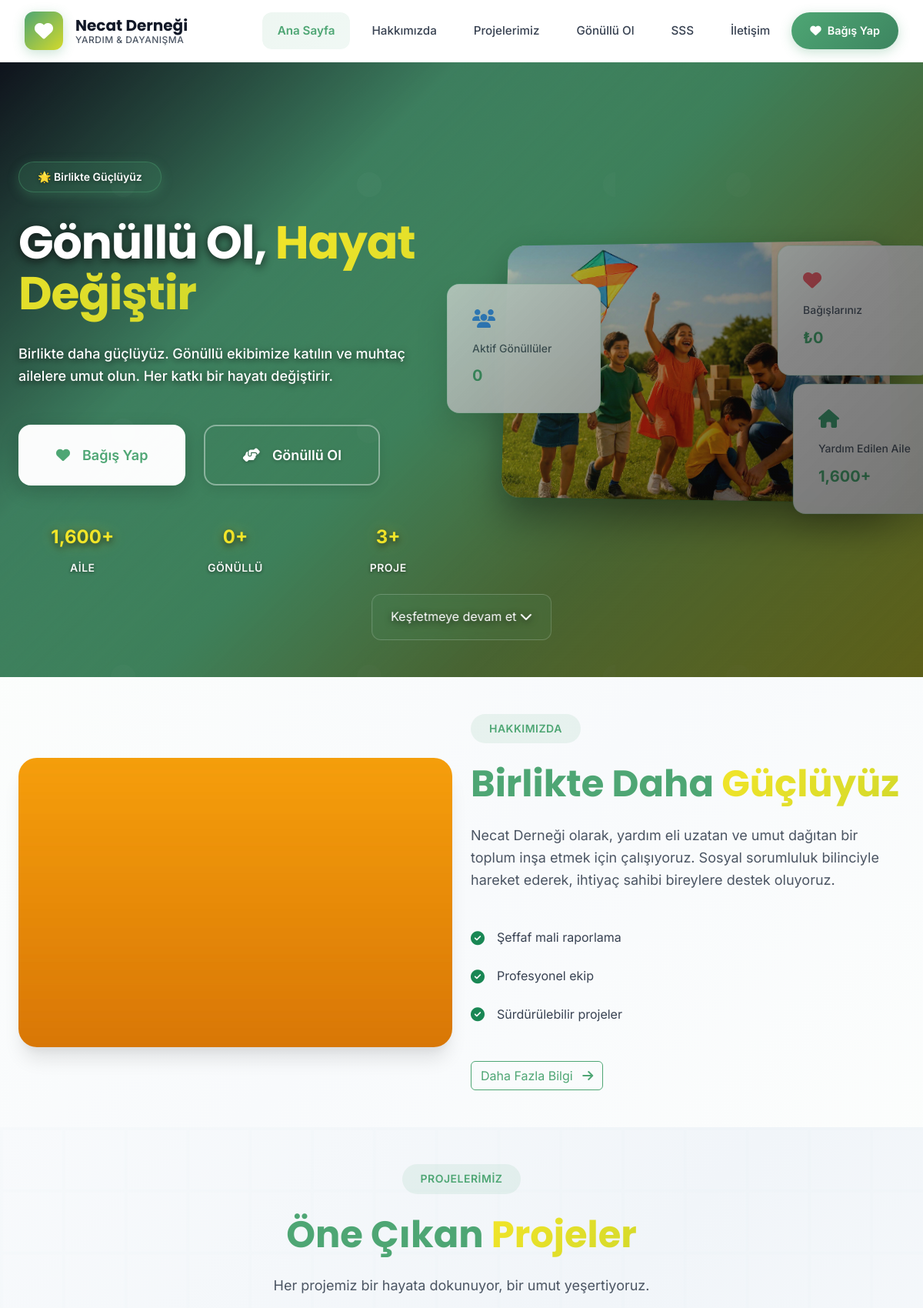
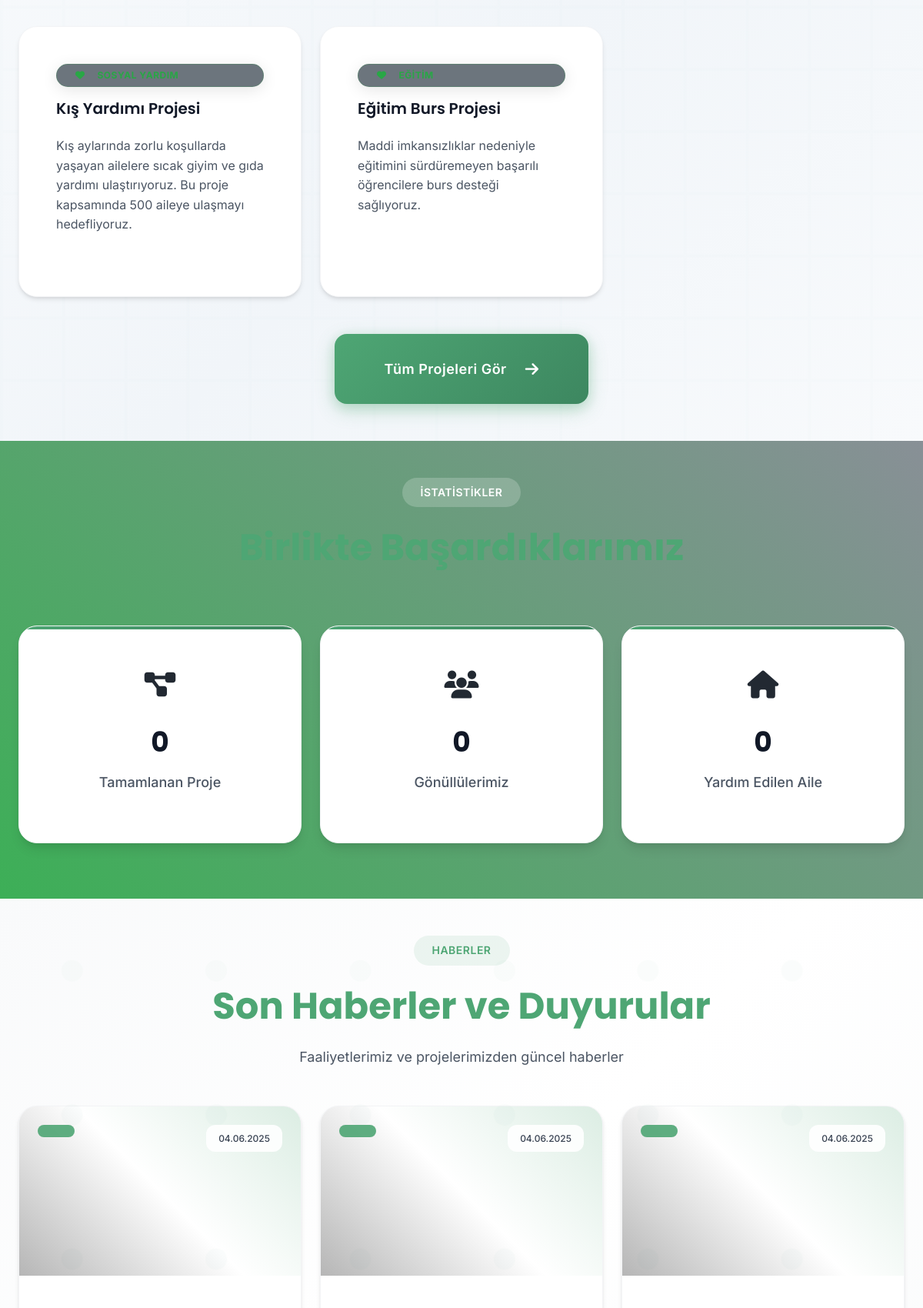
The page / (upper part) on the database its author committed (2 pictures, top to bottom).
### tables this page shows
CREATE TABLE `projects` (
  `id` int(11) NOT NULL AUTO_INCREMENT,
  `title` varchar(200) NOT NULL,
  `slug` varchar(200) NOT NULL,
  `short_description` text DEFAULT NULL,
  `description` text NOT NULL,
  `image` varchar(255) DEFAULT NULL,
  `gallery` text DEFAULT NULL,
  `target_amount` decimal(10,2) DEFAULT NULL,
  `collected_amount` decimal(10,2) DEFAULT 0.00,
  `start_date` date DEFAULT NULL,
  `end_date` date DEFAULT NULL,
  `status` enum('planning','active','completed','paused') NOT NULL DEFAULT 'planning',
  `category` varchar(50) DEFAULT NULL,
  `location` varchar(100) DEFAULT NULL,
  `beneficiaries` int(11) DEFAULT NULL,
  `is_featured` tinyint(1) NOT NULL DEFAULT 0,
  `sort_order` int(11) NOT NULL DEFAULT 0,
  `created_at` timestamp NOT NULL DEFAULT CURRENT_TIMESTAMP,
  `updated_at` timestamp NOT NULL DEFAULT CURRENT_TIMESTAMP ON UPDATE CURRENT_TIMESTAMP,
  PRIMARY KEY (`id`),
  UNIQUE KEY `slug` (`slug`),
  KEY `status` (`status`),
  KEY `category` (`category`),
  KEY `is_featured` (`is_featured`)
);

CREATE TABLE IF NOT EXISTS `news` (
  `id` int NOT NULL AUTO_INCREMENT,
  `title` varchar(200) NOT NULL,
  `slug` varchar(200) NOT NULL,
  `content` text NOT NULL,
  `excerpt` text,
  `featured_image` varchar(255) DEFAULT NULL,
  `status` enum('draft','published','archived') NOT NULL DEFAULT 'draft',
  `type` enum('news','press','announcement') NOT NULL DEFAULT 'news',
  `is_featured` tinyint(1) NOT NULL DEFAULT '0',
  `author_id` int DEFAULT NULL,
  `views` int NOT NULL DEFAULT '0',
  `created_at` timestamp NOT NULL DEFAULT CURRENT_TIMESTAMP,
  `updated_at` timestamp NOT NULL DEFAULT CURRENT_TIMESTAMP ON UPDATE CURRENT_TIMESTAMP,
  PRIMARY KEY (`id`),
  UNIQUE KEY `slug` (`slug`),
  KEY `status` (`status`),
  KEY `type` (`type`),
  KEY `is_featured` (`is_featured`),
  KEY `created_at` (`created_at`)
);

### includes/functions.php (called while the page is built, shortened)
<?php
function clean_output($text) {
    return htmlspecialchars($text, ENT_QUOTES, 'UTF-8');
}
?>

### pages/home.php (the view, shortened to what this page needs)
<?php
try {
    $stmt = $pdo->prepare("SELECT * FROM projects WHERE is_featured = 1 AND status = 'active' ORDER BY sort_order ASC LIMIT 3");
    $stmt->execute();
    $featured_projects = $stmt->fetchAll();
} catch (PDOException $e) {
    $featured_projects = [];
}
try {
    $stmt = $pdo->prepare("SELECT * FROM news WHERE status = 'published' ORDER BY created_at DESC LIMIT 3");
    $stmt->execute();
    $recent_news = $stmt->fetchAll();
} catch (PDOException $e) {
    $recent_news = [];
}
try {
    $stmt = $pdo->prepare("SELECT SUM(collected_amount) as total FROM projects WHERE status IN ('active', 'completed')");
    $stmt->execute();
    $total_donations = $stmt->fetchColumn() ?: 0;
    $stmt = $pdo->prepare("SELECT COUNT(*) FROM projects WHERE status IN ('active', 'completed')");
    $stmt->execute();
    $total_projects = $stmt->fetchColumn() ?: 0;
    $stmt = $pdo->prepare("SELECT COUNT(*) FROM volunteer_applications WHERE status = 'approved'");
    $stmt->execute();
    $total_volunteers = $stmt->fetchColumn() ?: 0;
    $stmt = $pdo->prepare("SELECT SUM(beneficiaries) as total FROM projects WHERE status IN ('active', 'completed') AND beneficiaries IS NOT NULL");
    $stmt->execute();
    $total_families = $stmt->fetchColumn() ?: 0;
} catch (PDOException $e) {
    $total_donations = 0;
    $total_projects = 0;
    $total_volunteers = 0;
    $total_families = 0;
} catch (PDOException $e) {
    $total_donations = 0;
    $total_projects = 0;
    $total_volunteers = 0;
    $total_families = 0;
    $site_settings = [];
}
?>
<section class="hero-modern">
    <div class="hero-bg-overlay"></div>
    <div class="container">
        <div class="row min-vh-100 align-items-center">
            <div class="col-lg-6">
                <div class="hero-content">
                    <span class="hero-badge">🌟 Birlikte Güçlüyüz</span>
                    <h1 class="hero-title">
                        Gönüllü Ol,
                        <span class="text-gradient">Hayat Değiştir</span>
                    </h1>
                    <p class="hero-subtitle">
                        Birlikte daha güçlüyüz. Gönüllü ekibimize katılın ve
                        muhtaç ailelere umut olun. Her katkı bir hayatı değiştirir.
                    </p>
                    <div class="hero-actions">
                        <a href="index.php?page=donate" class="btn btn-hero-primary">
                            <i class="fas fa-heart"></i>
                            Bağış Yap
                        </a>
                        <a href="index.php?page=volunteer" class="btn btn-hero-secondary">
                            <i class="fas fa-hands-helping"></i>
                            Gönüllü Ol
                        </a>
                    </div>
                    <div class="hero-stats">
                        <div class="stat-item">
                            <span class="stat-number"><?= number_format($total_families) ?>+</span>
                            <span class="stat-label">Aile</span>
                        </div>
                        <div class="stat-item">
                            <span class="stat-number"><?= number_format($total_volunteers) ?>+</span>
                            <span class="stat-label">Gönüllü</span>
                        </div>
                        <div class="stat-item">
                            <span class="stat-number"><?= $total_projects ?>+</span>
                            <span class="stat-label">Proje</span>
                        </div>
                    </div>
                </div>
            </div>
            <div class="col-lg-6">
                <div class="hero-image">
                    <div class="floating-card card-1">
                        <i class="fas fa-heart text-danger"></i>
                        <span>Bağışlarınız</span>
                        <strong>₺<?= number_format($total_donations) ?></strong>
                    </div>
                    <div class="floating-card card-2">
                        <i class="fas fa-users text-primary"></i>
                        <span>Aktif Gönüllüler</span>
                        <strong><?= $total_volunteers ?></strong>
                    </div>
                    <div class="floating-card card-3">
                        <i class="fas fa-home text-success"></i>
                        <span>Yardım Edilen Aile</span>
                        <strong><?= number_format($total_families) ?>+</strong>
                    </div>
                    <div class="hero-image-container">
                        <img src="uploads/images/hero/hero-image.jpg"
                             alt="Necat Derneği - Birlikte güçlü bir toplum için çalışan gönüllüler ve yardım faaliyetleri"
                             class="hero-main-image"
                             loading="eager"
                             decoding="async"
                             width="1536"
                             height="1024">
                    </div>
                </div>
            </div>
        </div>
    </div>
    <div class="hero-scroll-indicator">
        <span>Keşfetmeye devam et</span>
        <i class="fas fa-chevron-down"></i>
    </div>
</section>
<section class="about-preview py-5">
    <div class="container">
        <div class="row align-items-center">
            <div class="col-lg-6 mb-4 mb-lg-0">
                <div class="about-image-container">
                </div>
            </div>
            <div class="col-lg-6">
                <div class="about-content">
                    <span class="section-badge">Hakkımızda</span>
                    <h2 class="section-title">
                        Birlikte Daha
                        <span class="text-gradient">Güçlüyüz</span>
                    </h2>
                    <p class="section-description">
                        Necat Derneği olarak, yardım eli uzatan ve umut dağıtan bir toplum
                        inşa etmek için çalışıyoruz. Sosyal sorumluluk bilinciyle hareket
                        ederek, ihtiyaç sahibi bireylere destek oluyoruz.
                    </p>
                    <div class="about-features">
                        <div class="about-feature">
                            <i class="fas fa-check-circle text-success"></i>
                            <span>Şeffaf mali raporlama</span>
                        </div>
                        <div class="about-feature">
                            <i class="fas fa-check-circle text-success"></i>
                            <span>Profesyonel ekip</span>
                        </div>
                        <div class="about-feature">
                            <i class="fas fa-check-circle text-success"></i>
                            <span>Sürdürülebilir projeler</span>
                        </div>
                    </div>
                    <a href="index.php?page=about" class="btn btn-outline-primary">
                        Daha Fazla Bilgi
                        <i class="fas fa-arrow-right ms-2"></i>
                    </a>
                </div>
            </div>
        </div>
    </div>
</section>
<section class="projects-section py-5 bg-light">
    <div class="container">
        <div class="row mb-5">
            <div class="col-12 text-center">
                <span class="section-badge">Projelerimiz</span>
                <h2 class="section-title">
                    Öne Çıkan
                    <span class="text-gradient">Projeler</span>
                </h2>
                <p class="section-description mx-auto">
                    Her projemiz bir hayata dokunuyor, bir umut yeşertiyoruz.
                </p>
            </div>
        </div>
        <div class="row">
            <?php if (!empty($featured_projects)): ?>
                <?php foreach ($featured_projects as $project): ?>
                <div class="col-lg-4 col-md-6 mb-4">
                    <div class="project-card">
                        <div class="project-content">
                            <span class="project-category badge bg-success mb-3">
                                <i class="fas fa-heart me-2"></i>
                            </span>
                            <h3><?= clean_output($project['title']) ?></h3>
                            <p><?= clean_output($project['description']) ?></p>
                        </div>
                    </div>
                </div>
                <?php endforeach; ?>
            <?php endif; ?>
        </div>
        <div class="text-center mt-4">
            <a href="index.php?page=projects" class="btn btn-primary btn-lg projects-view-all-btn">
                Tüm Projeleri Gör
                <i class="fas fa-arrow-right ms-2"></i>
            </a>
        </div>
    </div>
</section>
<section class="stats-section py-5">
    <div class="container">
        <div class="row">
            <div class="col-12 text-center mb-5">
                <span class="section-badge text-white">İstatistikler</span>
                <h2 class="section-title text-white">
                </h2>
            </div>
        </div>
        <div class="row">
            <div class="col-lg-4 col-md-6 mb-4">
                <div class="stat-card">
                    <div class="stat-icon">
                        <i class="fas fa-project-diagram"></i>
                    </div>
                    <div class="stat-content">
                        <h3 class="stat-number" data-target="<?= $total_projects ?>">0</h3>
                        <p class="stat-label">Tamamlanan Proje</p>
                    </div>
                </div>
            </div>
            <div class="col-lg-4 col-md-6 mb-4">
                <div class="stat-card">
                    <div class="stat-icon">
                        <i class="fas fa-users"></i>
                    </div>
                    <div class="stat-content">
                        <h3 class="stat-number" data-target="<?= $total_volunteers ?>">0</h3>
                        <p class="stat-label">Gönüllülerimiz</p>
                    </div>
                </div>
            </div>
            <div class="col-lg-4 col-md-6 mb-4">
                <div class="stat-card">
                    <div class="stat-icon">
                        <i class="fas fa-home"></i>
                    </div>
                    <div class="stat-content">
                        <h3 class="stat-number" data-target="<?= $total_families ?>">0</h3>
                        <p class="stat-label">Yardım Edilen Aile</p>
                    </div>
                </div>
            </div>
        </div>
    </div>
</section>
<?php if (!empty($recent_news)): ?>
<section class="news-section py-5 bg-light">
    <div class="container">
        <div class="row mb-5">
            <div class="col-12 text-center">
                <span class="section-badge">Haberler</span>
                <h2 class="section-title">Son Haberler ve Duyurular</h2>
                <p class="section-subtitle">Faaliyetlerimiz ve projelerimizden güncel haberler</p>
            </div>
        </div>
        <div class="row">
            <?php foreach ($recent_news as $news): ?>
            <div class="col-lg-4 col-md-6 mb-4">
                <article class="news-card">
                    <div class="news-image">
                        <div class="news-overlay">
                            <span class="news-category">
                            </span>
                            <span class="news-date">
                                <?= date('d.m.Y', strtotime($news['created_at'])) ?>
                            </span>
                        </div>
                    </div>
                    <div class="news-content">
                    </div>
                </article>
            </div>
            <?php endforeach; ?>
        </div>
    </div>
</section>
<?php endif; ?>

### includes/header.php (style rules this page uses)
:root { --primary-color: #4EA674; --primary-dark: #3d8560; --primary-light: #6bb896; --secondary-color: #D3D92B; --accent-color: #F2E529; --white: #ffffff; --gray-50: #f9fafb; --gray-100: #f3f4f6; --gray-200: #e5e7eb; --gray-300: #d1d5db; --gray-600: #525252; --gray-700: #404040; --gray-800: #262626; --gray-900: #0D0D0D; --shadow-lg: 0 10px 15px -3px rgba(0, 0, 0, 0.1), 0 4px 6px -2px rgba(0, 0, 0, 0.05); --shadow-xl: 0 20px 25px -5px rgba(0, 0, 0, 0.1), 0 10px 10px -5px rgba(0, 0, 0, 0.04); --transition-fast: all 0.15s cubic-bezier(0.4, 0, 0.2, 1); --transition-base: all 0.3s cubic-bezier(0.4, 0, 0.2, 1); --radius-lg: 0.75rem; --radius-xl: 1rem; --radius-full: 9999px; }
* { margin: 0; padding: 0; box-sizing: border-box; }
body { font-family: 'Inter', -apple-system, BlinkMacSystemFont, sans-serif; padding-top: 80px; }

### includes/footer.php (style rules this page uses)
:root { --primary-color: #4EA674; --primary-dark: #3d8560; --primary-light: #6bb896; --secondary-color: #D3D92B; --secondary-dark: #bac325; --accent-color: #F2E529; --white: #ffffff; --gray-50: #f9fafb; --gray-100: #f3f4f6; --gray-200: #e5e7eb; --gray-300: #d1d5db; --gray-400: #9ca3af; --gray-500: #6b7280; --gray-600: #4b5563; --gray-700: #374151; --gray-800: #1f2937; --gray-900: #111827; --shadow-lg: 0 10px 15px -3px rgba(0, 0, 0, 0.1), 0 4px 6px -2px rgba(0, 0, 0, 0.05); --shadow-xl: 0 20px 25px -5px rgba(0, 0, 0, 0.1), 0 10px 10px -5px rgba(0, 0, 0, 0.04); --transition-fast: all 0.15s cubic-bezier(0.4, 0, 0.2, 1); --transition-base: all 0.3s cubic-bezier(0.4, 0, 0.2, 1); --radius-lg: 0.75rem; --radius-xl: 1rem; --radius-2xl: 1.5rem; --radius-full: 9999px; }

### rows shown on the page
projects: title "Kış Yardımı Projesi", description "Kış aylarında zorlu koşullarda yaşayan ailelere sıcak giyim ve gıda yardımı ulaştırıyoruz. Bu proje kapsamında 500 aileye ulaşmayı hedefliyoruz."
projects: title "Eğitim Burs Projesi", description "Maddi imkansızlıklar nedeniyle eğitimini sürdüremeyen başarılı öğrencilere burs desteği sağlıyoruz."
news: created_at "04.06.2025"
news: created_at "04.06.2025"
news: created_at "04.06.2025"

### other values the page prints
$total_families "1,600"
$total_volunteers "0"
$total_projects "3"
$total_donations "0"
